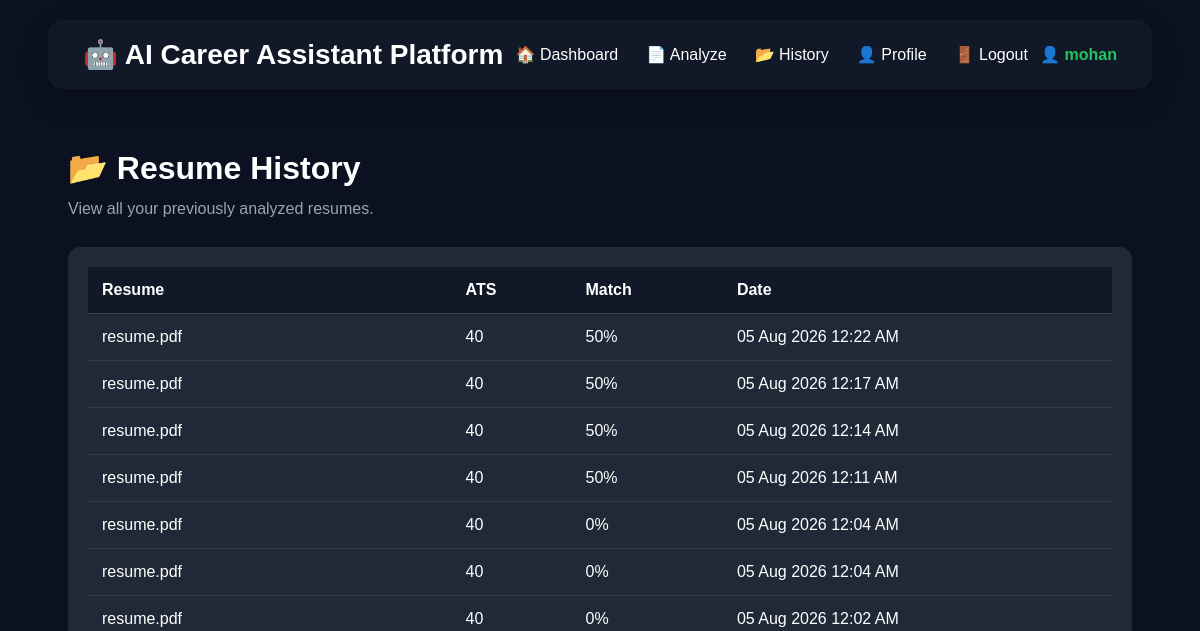
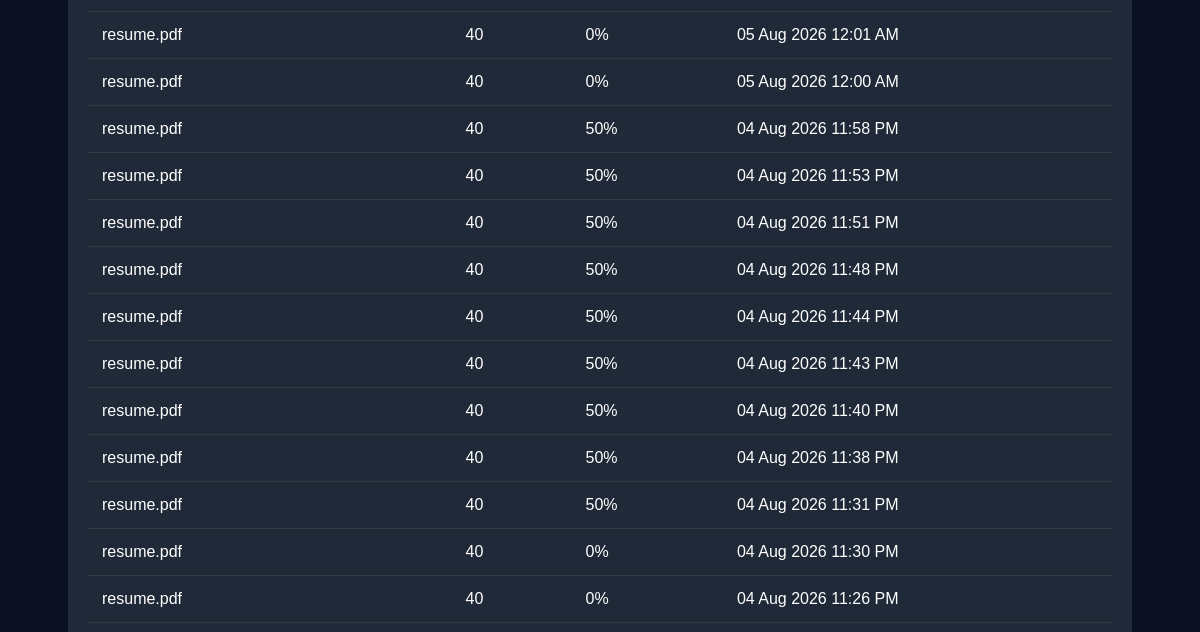
The app's page /history (signed in, upper part), older data (2 pictures, top to bottom).
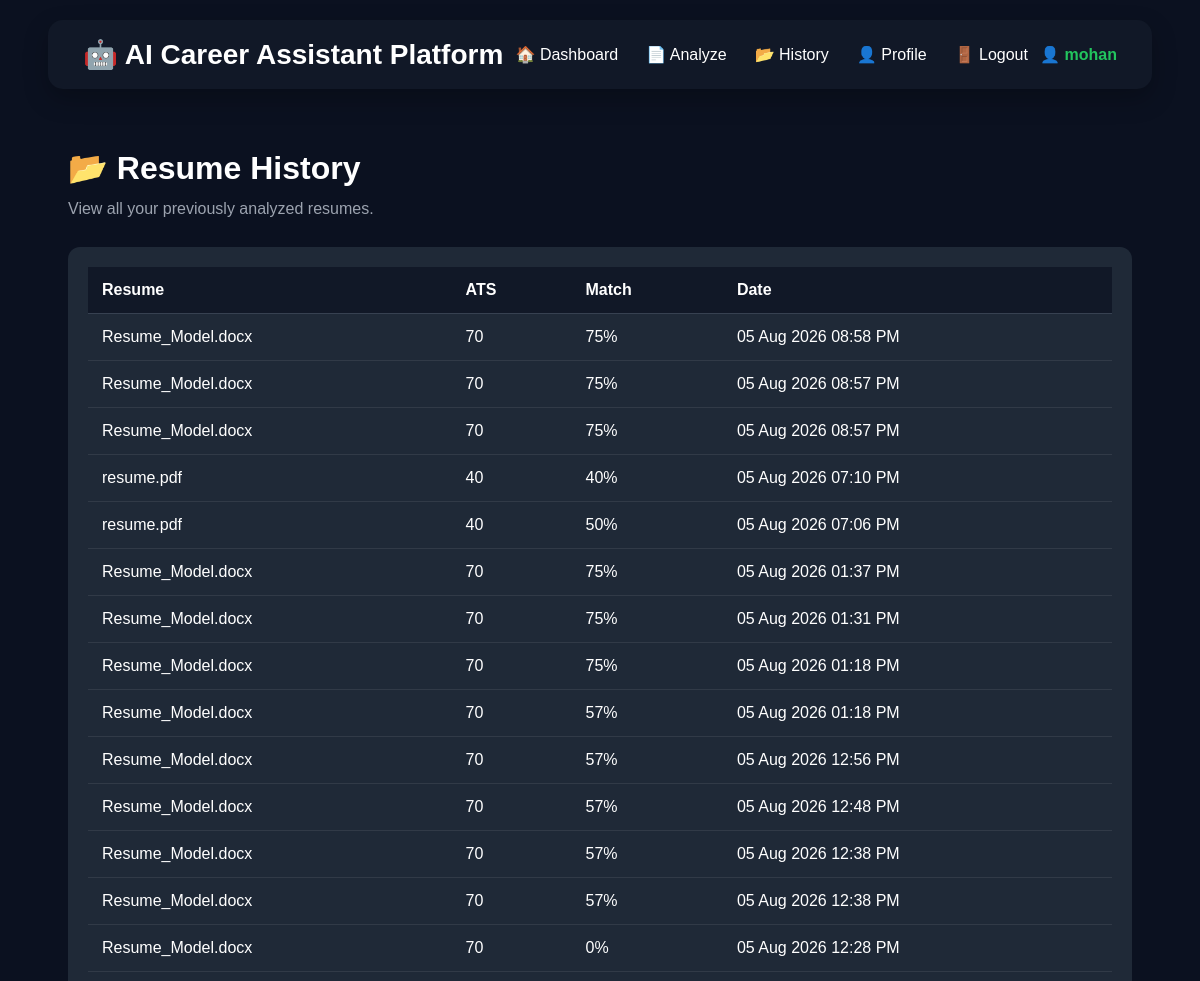
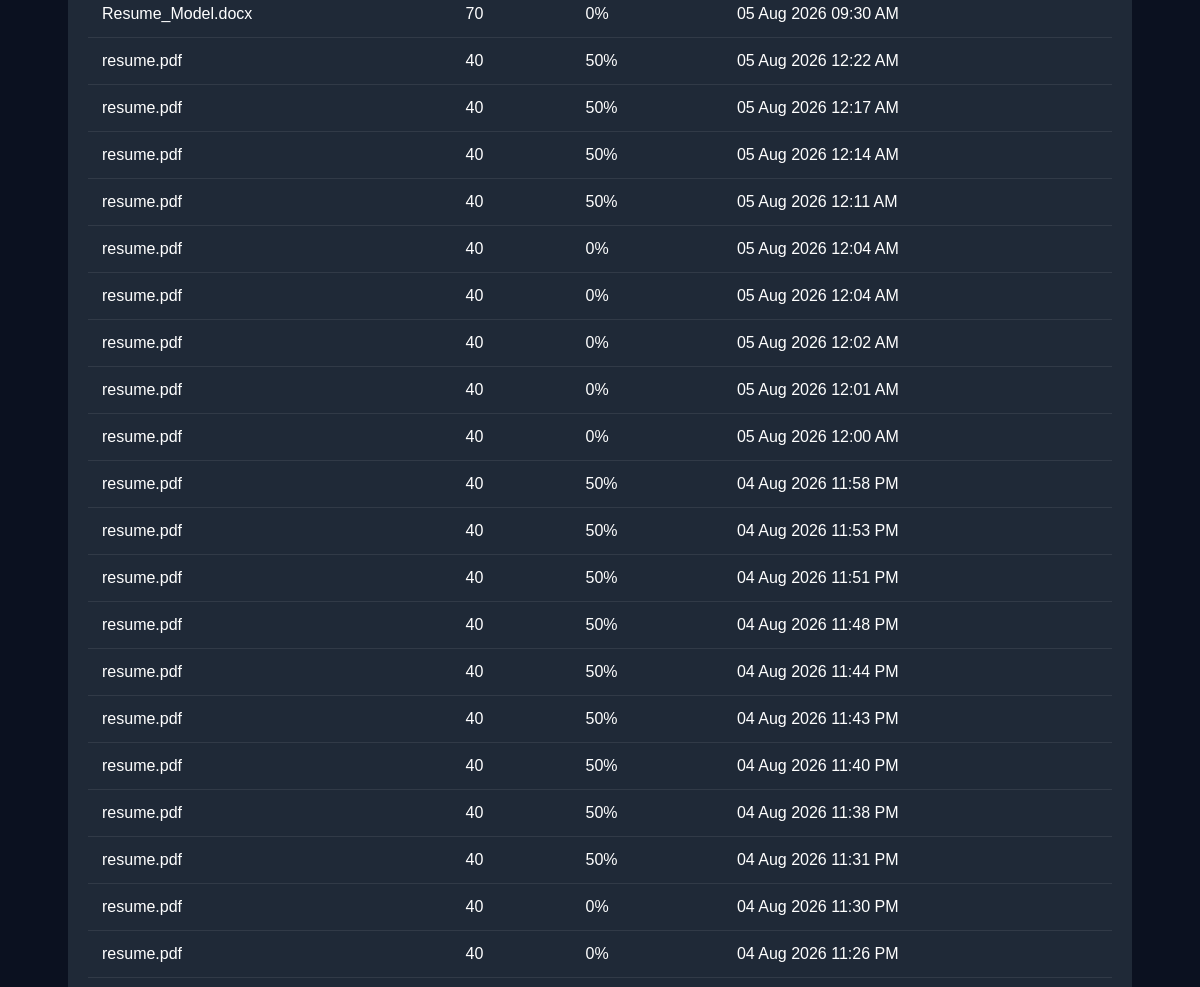
The same page, newer data (2 pictures, top to bottom).
### models.py (models this page shows)
class ResumeHistory(db.Model):
    id = db.Column(
        db.Integer,
        primary_key=True
    )
    resume_name = db.Column(db.String(200))
    filename = db.Column(
        db.String(200)
    )
    ats_score = db.Column(
        db.Integer
    )
    match_score = db.Column(
        db.Integer
    )
    created_at = db.Column(
        db.DateTime
    )
    pdf_path = db.Column(
        db.String(300)
    )
    user_id = db.Column(
        db.Integer,
        db.ForeignKey("user.id")
    )

### app.py (the view)
@app.route("/history")
@login_required
def history():
    reports = ResumeHistory.query.filter_by(
        user_id=current_user.id
    ).order_by(
        ResumeHistory.created_at.desc()
    ).all()
    return render_template(
        "history.html",
        history=reports
    )

### app.py (called while the page is built)
@login_manager.user_loader
def load_user(user_id):
    return User.query.get(int(user_id))

### templates/history.html (shortened to what this page needs)
{% extends "base.html" %}
{% block head %}
<link rel="stylesheet"
      href="{{ url_for('static', filename='css/history.css') }}">
{% endblock %}
{% block content %}
<div class="container">
<div class="page-header">
    <h1>📂 Resume History</h1>
    <p>View all your previously analyzed resumes.</p>
</div>
<div class="history-card">
<table class="history-table">
<tr>
<th>Resume</th>
<th>ATS</th>
<th>Match</th>
<th>Date</th>
</tr>
{% for item in history %}
<tr>
<td>{{ item.resume_name }}</td>
<td>{{ item.ats_score }}</td>
<td>{{ item.match_score }}%</td>
<td>{{ item.created_at.strftime('%d %b %Y %I:%M %p') }}</td>
</tr>
{% endfor %}
</table>
</div>
{% endblock %}

Row changes from the older to the newer data that the page shows:
added ResumeHistory: resume_name "Resume_Model.docx", ats_score "70", match_score "75", created_at "05 Aug 2026 08:58 PM"
added ResumeHistory: resume_name "Resume_Model.docx", ats_score "70", match_score "75", created_at "05 Aug 2026 08:57 PM"
added ResumeHistory: resume_name "Resume_Model.docx", ats_score "70", match_score "75", created_at "05 Aug 2026 08:57 PM"
added ResumeHistory: resume_name "resume.pdf", ats_score "40", match_score "40", created_at "05 Aug 2026 07:10 PM"
added ResumeHistory: resume_name "resume.pdf", ats_score "40", match_score "50", created_at "05 Aug 2026 07:06 PM"
added ResumeHistory: resume_name "Resume_Model.docx", ats_score "70", match_score "75", created_at "05 Aug 2026 01:37 PM"
added ResumeHistory: resume_name "Resume_Model.docx", ats_score "70", match_score "75", created_at "05 Aug 2026 01:31 PM"
added ResumeHistory: resume_name "Resume_Model.docx", ats_score "70", match_score "75", created_at "05 Aug 2026 01:18 PM"
added ResumeHistory: resume_name "Resume_Model.docx", ats_score "70", match_score "57", created_at "05 Aug 2026 01:18 PM"
added ResumeHistory: resume_name "Resume_Model.docx", ats_score "70", match_score "57", created_at "05 Aug 2026 12:56 PM"
added ResumeHistory: resume_name "Resume_Model.docx", ats_score "70", match_score "57", created_at "05 Aug 2026 12:48 PM"
added ResumeHistory: resume_name "Resume_Model.docx", ats_score "70", match_score "57", created_at "05 Aug 2026 12:38 PM"
added ResumeHistory: resume_name "Resume_Model.docx", ats_score "70", match_score "57", created_at "05 Aug 2026 12:38 PM"
added ResumeHistory: resume_name "Resume_Model.docx", ats_score "70", match_score "0", created_at "05 Aug 2026 12:28 PM"
added ResumeHistory: resume_name "Resume_Model.docx", ats_score "70", match_score "0", created_at "05 Aug 2026 09:30 AM"
